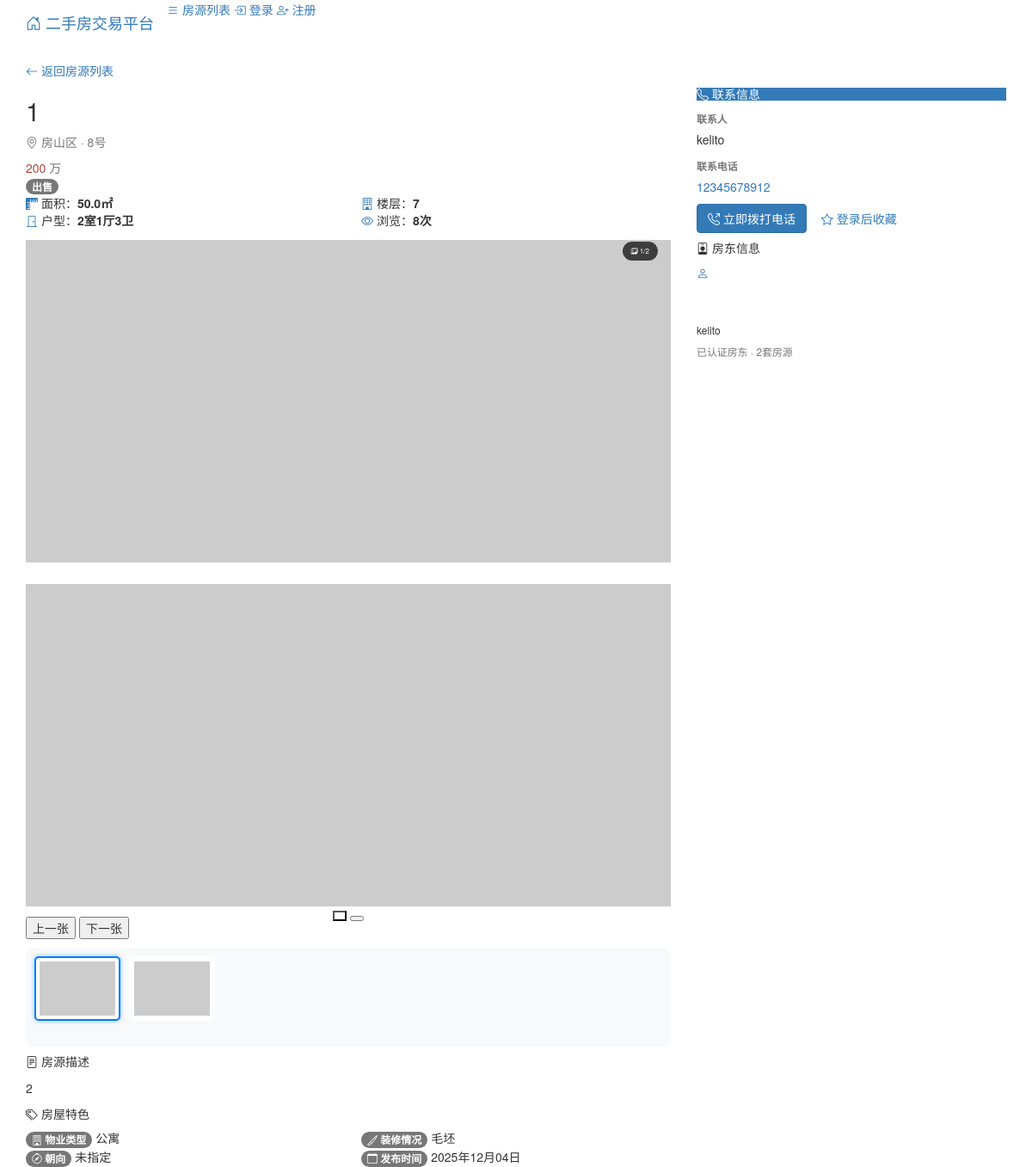
The app's page /house_detail/1 with its own data.
### hourse_info.py (models this page shows)
class Hourse(db.Model):
    __tablename__ = 'hourse_info'
    id = db.Column(db.Integer, primary_key=True,autoincrement = True)
    title = db.Column(db.String(100))  # 标题
    rooms = db.Column(db.String(100))  # 户型
    area = db.Column(db.String(100))  # 面积
    price = db.Column(db.Float)#
    address = db.Column(db.String(100))  # 地址
    region = db.Column(db.String(100))  # 所在区
    publish_time = db.Column(db.DateTime)
    page_views = db.Column(db.Integer)#浏览量
    desc = db.Column(db.TEXT)#描述
    landlord = db.Column(db.String(100))#房东姓名
    phone_num = db.Column(db.String(100))#电话号码
    district = db.Column(db.String(100)) #区域/行政区
    house_type = db.Column(db.String(50)) #房屋类型:出租
    user_id = db.Column(db.Integer,db.ForeignKey('user_info.id'))
    bedrooms = db.Column(db.Integer)#卧室数量
    living_rooms = db.Column(db.Integer)#客厅数量
    bathrooms = db.Column(db.Integer)#卫生间数量
    floor = db.Column(db.String(20))
    property_type = db.Column(db.String(20))
    decoration = db.Column(db.String(20))
    main_image = db.Column(db.String(20))

class User(db.Model):
    __tablename__ = 'user_info'
    id = db.Column(db.Integer, primary_key=True,autoincrement = True)
    name = db.Column(db.String(100),unique = True)  # 用户名
    password = db.Column(db.String(100))  # 密码
    email = db.Column(db.String(100))  # 邮箱
    phone = db.Column(db.String(100))  # 电话
    collect_id = db.Column(db.String(200))  # 收藏房号
    hourses = db.relationship('Hourse',backref='User',lazy=True)

### hourse_manager.py (the view, shortened to what this page needs)
@hourse_blue.route('/house_detail/<house_id>')
def hourse_detail(house_id):
    hourse = Hourse.query.filter_by(id=house_id).first()
    if hourse:
        hourse.page_views = hourse.page_views + 1 if hourse.page_views else 1
        db.session.commit()
        hourse_imgurls = []
        for imgurl in hourse.main_image.split(','):
            hourse_imgurls.append(url_for('hourse.upload_files', filename=imgurl))
        if len(hourse_imgurls) <= 0:
            hourse_imgurls.append(url_for('hourse.upload_files', filename='default.jpg'))
        hourse.image_urls = hourse_imgurls
    landlord = User.query.filter_by(id = hourse.user_id).first()
    recommended_houses = Hourse.query.filter(
        Hourse.district == hourse.district,
        Hourse.id != hourse.id
    ).order_by(Hourse.publish_time.desc()).limit(4).all()
    return render_template('house_detail.html',house=hourse,landlord=landlord,recommended_houses=recommended_houses)

### templates/house_detail.html (shortened to what this page needs)
<!DOCTYPE html>
<html lang="zh-CN">
<head>
    <link href="../static/bootstrap.min.css" rel="stylesheet">
    <link rel="stylesheet" href="https://cdn.jsdelivr.net/npm/bootstrap-icons@1.7.2/font/bootstrap-icons.css">
</head>
<body>
    <nav class="navbar navbar-expand-lg navbar-dark bg-dark sticky-top">
        <div class="container">
            <a class="navbar-brand" href="{{ url_for('hourse.hourse_list', page=1) }}">
                <i class="bi bi-house-door"></i> 二手房交易平台
            </a>
            <div class="navbar-nav ms-auto">
                <a class="nav-link" href="{{ url_for('hourse.hourse_list', page=1) }}">
                    <i class="bi bi-list"></i> 房源列表
                </a>
                {% if session.user_id %}
                    <span class="navbar-text me-3">
                        <i class="bi bi-person"></i> {{ session.username }}
                    </span>
                    <a class="nav-link" href="{{ url_for('users.logout') }}">
                        <i class="bi bi-box-arrow-right"></i> 退出
                    </a>
                {% else %}
                    <a class="nav-link" href="{{ url_for('users.login') }}">
                        <i class="bi bi-box-arrow-in-right"></i> 登录
                    </a>
                    <a class="nav-link" href="{{ url_for('users.register') }}">
                        <i class="bi bi-person-plus"></i> 注册
                    </a>
                {% endif %}
            </div>
        </div>
    </nav>
    <div class="container mt-3">
        <a href="{{ url_for('hourse.hourse_list', page=1) }}" class="text-decoration-none">
            <i class="bi bi-arrow-left"></i> 返回房源列表
        </a>
    </div>
    <div class="container mt-4 mb-5">
        <div class="row">
            <div class="col-lg-8">
                <div class="card mb-4">
                    <div class="card-body">
                        <div class="d-flex justify-content-between align-items-start">
                            <div>
                                <h2 class="mb-2">{{ house.title }}</h2>
                                <p class="text-muted mb-3">
                                    <i class="bi bi-geo-alt"></i> {{ house.district }} · {{ house.address }}
                                </p>
                            </div>
                            <div class="text-end">
                                <div class="display-6 text-danger fw-bold">
                                    {{ "%.1f"|format(house.price) if house.price % 1 else "%d"|format(house.price) }}
                                    <span class="fs-6 text-muted">
                                        {% if house.house_type == '出售' %}万{% else %}元/月{% endif %}
                                    </span>
                                </div>
                                <span class="badge {% if house.house_type == '出售' %}bg-danger{% else %}bg-primary{% endif %} fs-6">
                                    {{ house.house_type }}
                                </span>
                            </div>
                        </div>
                        <div class="row mt-3">
                            <div class="col-md-6">
                                <div class="d-flex align-items-center mb-2">
                                    <i class="bi bi-rulers text-primary me-2"></i>
                                    <span class="me-3">面积：<strong>{{ house.area }}㎡</strong></span>
                                </div>
                                <div class="d-flex align-items-center mb-2">
                                    <i class="bi bi-door-closed text-primary me-2"></i>
                                    <span class="me-3">户型：<strong>{{ house.bedrooms }}室{{ house.living_rooms }}厅{{ house.bathrooms }}卫</strong></span>
                                </div>
                            </div>
                            <div class="col-md-6">
                                <div class="d-flex align-items-center mb-2">
                                    <i class="bi bi-building text-primary me-2"></i>
                                    <span class="me-3">楼层：<strong>{{ house.floor }}</strong></span>
                                </div>
                                <div class="d-flex align-items-center mb-2">
                                    <i class="bi bi-eye text-primary me-2"></i>
                                    <span>浏览：<strong>{{ house.page_views if house.page_views else 0 }}次</strong></span>
                                </div>
                            </div>
                        </div>
                    </div>
                </div>
                <div class="card mb-4">
                    <div class="card-body p-0">
                        {% if house.image_urls|length > 1 %}
                            <div id="houseImagesCarousel" class="carousel slide" data-bs-ride="carousel">
                                <div class="image-count">
                                    <i class="bi bi-images"></i> <span id="currentImageIndex">1</span>/{{ house.image_urls|length }}
                                </div>
                                <div class="carousel-inner">
                                    {% for image_url in house.image_urls %}
                                    <div class="carousel-item {% if loop.first %}active{% endif %}">
                                        <img src="{{ image_url }}"
                                             class="d-block w-100"
                                             alt="房源图片 {{ loop.index }}"
                                             onerror="this.onerror=null; this.src='https://via.placeholder.com/800x400?text=图片加载失败&bg=f8f9fa&color=6c757d'">
                                    </div>
                                    {% endfor %}
                                </div>
                                <button class="carousel-control-prev" type="button" data-bs-target="#houseImagesCarousel" data-bs-slide="prev">
                                    <span class="visually-hidden">上一张</span>
                                </button>
                                <button class="carousel-control-next" type="button" data-bs-target="#houseImagesCarousel" data-bs-slide="next">
                                    <span class="visually-hidden">下一张</span>
                                </button>
                                <div class="carousel-indicators">
                                    {% for i in range(house.image_urls|length) %}
                                    <button type="button"
                                            data-bs-target="#houseImagesCarousel"
                                            data-bs-slide-to="{{ i }}"
                                            {% if i == 0 %}class="active" aria-current="true"{% endif %}
                                            aria-label="图片 {{ i+1 }}">
                                    </button>
                                    {% endfor %}
                                </div>
                            </div>
                            <div class="thumbnail-container">
                                {% for image_url in house.image_urls %}
                                <img src="{{ image_url }}"
                                     class="thumbnail {% if loop.first %}active{% endif %}"
                                     data-index="{{ loop.index0 }}"
                                     alt="缩略图 {{ loop.index }}"
                                     onerror="this.onerror=null; this.src='https://via.placeholder.com/100x75?text=图片'">
                                {% endfor %}
                            </div>
                        {% endif %}
                    </div>
                </div>
                <div class="card mb-4">
                    <div class="card-body">
                        <h5 class="card-title border-bottom pb-2 mb-3">
                            <i class="bi bi-file-text"></i> 房源描述
                        </h5>
                        {% if house.desc %}
                            <div style="white-space: pre-line; line-height: 1.8;">{{ house.desc }}</div>
                        {% else %}
                            <p class="text-muted">暂无房源描述信息</p>
                        {% endif %}
                    </div>
                </div>
                <div class="card">
                    <div class="card-body">
                        <h5 class="card-title border-bottom pb-2 mb-3">
                            <i class="bi bi-tags"></i> 房屋特色
                        </h5>
                        <div class="row">
                            <div class="col-md-6 mb-3">
                                <div class="d-flex align-items-center">
                                    <span class="badge bg-light text-dark me-2 p-2">
                                        <i class="bi bi-building"></i> 物业类型
                                    </span>
                                    <span>{{ house.property_type if house.property_type else '未指定' }}</span>
                                </div>
                            </div>
                            <div class="col-md-6 mb-3">
                                <div class="d-flex align-items-center">
                                    <span class="badge bg-light text-dark me-2 p-2">
                                        <i class="bi bi-brush"></i> 装修情况
                                    </span>
                                    <span>{{ house.decoration if house.decoration else '未指定' }}</span>
                                </div>
                            </div>
                            <div class="col-md-6 mb-3">
                                <div class="d-flex align-items-center">
                                    <span class="badge bg-light text-dark me-2 p-2">
                                        <i class="bi bi-compass"></i> 朝向
                                    </span>
                                    <span>{{ house.orientation if house.orientation else '未指定' }}</span>
                                </div>
                            </div>
                            <div class="col-md-6 mb-3">
                                <div class="d-flex align-items-center">
                                    <span class="badge bg-light text-dark me-2 p-2">
                                        <i class="bi bi-calendar"></i> 发布时间
                                    </span>
                                    <span>{{ house.publish_time.strftime('%Y年%m月%d日') if house.publish_time else '未知' }}</span>
                                </div>
                            </div>
                        </div>
                    </div>
                </div>
            </div>
            <div class="col-lg-4">
                <div class="card mb-4 border-primary">
                    <div class="card-header bg-primary text-white">
                        <h5 class="mb-0"><i class="bi bi-telephone"></i> 联系信息</h5>
                    </div>
                    <div class="card-body">
                        <div class="mb-3">
                            <label class="text-muted small">联系人</label>
                            <p class="fs-5 mb-0">{{ house.landlord }}</p>
                        </div>
                        <div class="mb-4">
                            <label class="text-muted small">联系电话</label>
                            <p class="fs-4 text-primary fw-bold mb-0">{{ house.phone_num }}</p>
                        </div>
                        <div class="d-grid gap-2">
                            <a href="tel:{{ house.phone_num }}" class="btn btn-primary">
                                <i class="bi bi-telephone-outbound"></i> 立即拨打电话
                            </a>
                            {% if session.user_id %}
                                <button class="btn btn-outline-primary" onclick="collectHouse()">
                                    <i class="bi bi-star"></i> 收藏房源
                                </button>
                            {% else %}
                                <a href="{{ url_for('users.login') }}" class="btn btn-outline-primary">
                                    <i class="bi bi-star"></i> 登录后收藏
                                </a>
                            {% endif %}
                        </div>
                    </div>
                </div>
                <div class="card mb-4">
                    <div class="card-body">
                        <h5 class="card-title mb-3">
                            <i class="bi bi-person-badge"></i> 房东信息
                        </h5>
                        <div class="d-flex align-items-center">
                            <div class="flex-shrink-0">
                                <div class="rounded-circle bg-light d-flex align-items-center justify-content-center"
                                     style="width: 60px; height: 60px;">
                                    <i class="bi bi-person fs-3 text-primary"></i>
                                </div>
                            </div>
                            <div class="flex-grow-1 ms-3">
                                <h6 class="mb-1">{{ landlord.name if landlord else house.landlord }}</h6>
                                <p class="text-muted small mb-1">
                                    {% if landlord %}已认证房东 · {{ landlord.hourses|length if landlord.hourses else 0 }}套房源
                                    {% else %}未认证房东{% endif %}
                                </p>
                            </div>
                        </div>
                    </div>
                </div>
            </div>
        </div>
    </div>
</body>
</html>

### records on screen
Hourse: title "1", district "房山区", address "8号", price "200", house_type "出售", area "50.0", bedrooms "2", living_rooms "1", bathrooms "3", floor "7", page_views "8", desc "2", property_type "公寓", decoration "毛坯", publish_time "2025年12月04日", landlord "kelito", phone_num "12345678912"
User: name "kelito"

### other values on screen
{{ house.image_urls|length }} "2"
{{ house.orientation if house.orientation else '未指定' }} "未指定"
{{ landlord.hourses|length if landlord.hourses else 0 }} "2"
